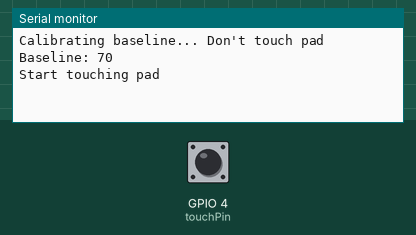
The sketch below on a simulated ESP32. Parts: the last lines printed to the serial monitor. The test bench sets the inputs (shaded band); at power-on: GPIO 4 (touchPin) HIGH.

Above: at 2.6 s.
2.7 s: GPIO 4 (touchPin) pulled LOW for 0.15 s
At 3.8 s:
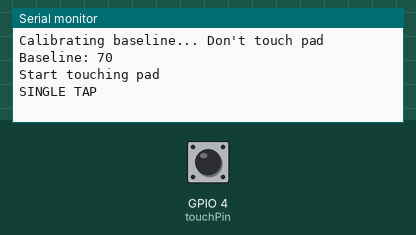
4.7 s: GPIO 4 (touchPin) pulled LOW for 1 s
At 6.2 s:
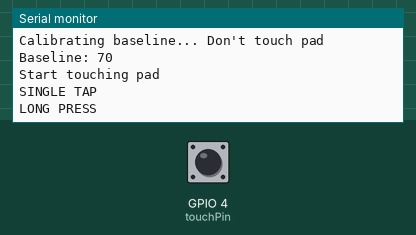
7.2 s: GPIO 4 (touchPin) pulsed LOW 2 times (0.12 s each, 0.3 s apart)
At 9.4 s:
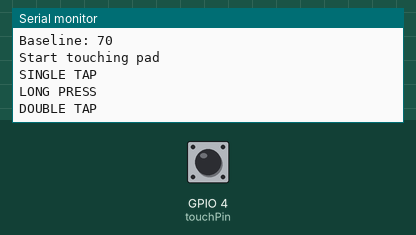

Measured:
- after the input at 2.7 s, the serial monitor: prints a new line after 0.57 s (image 1)
- after the input at 4.7 s, the serial monitor: prints a new line after 1.0 s (image 2)
- after the input at 7.2 s, the serial monitor: prints a new line after 0.82 s (image 3)

The sketch:

Touchscan_detect.ino
```cpp
const int touchPin = 4;  // GPIO 4

int baseline = 0;
const float touchThresholdFactor = 0.85f;
const float releaseThresholdFactor = 0.90f;

unsigned long pressStart = 0;
unsigned long lastTapTime = 0;
bool isPressed = false;
int tapCount = 0;

const unsigned long holdDuration = 1000;        // ms
const unsigned long doubleTapMaxInterval = 400; // ms
const unsigned long debounceDelay = 50;

unsigned long lastChange = 0;
  void setup() {
  Serial.begin(9600);
  delay(1000);
  Serial.println("Calibrating baseline... Don't touch pad");
  baseline = calibrateBaseline(touchPin);
  Serial.print("Baseline: ");
  Serial.println(baseline);
  Serial.println("Start touching pad");
}

int calibrateBaseline(int pin) {
  long sum = 0;
  const int samples = 80;
  for (int i = 0; i < samples; i++) {
    sum += touchRead(pin);
    delay(5);
  }
  int base = sum / samples;
  if (base == 0) base = 1;  // avoid zero baseline
  return base;
}

void loop() {
  int val = touchRead(touchPin);
  int touchThreshold = baseline * touchThresholdFactor;
  int releaseThreshold = baseline * releaseThresholdFactor;
  unsigned long now = millis();

  if (isPressed) {
    if (val > releaseThreshold && (now - lastChange) > debounceDelay) {
      isPressed = false;
      if ((now - pressStart) >= holdDuration) {
        Serial.println("LONG PRESS");
        tapCount = 0;
      } else {
        tapCount++;
        lastTapTime = now;
      }
      lastChange = now;
    }
  } else {
    if (val < touchThreshold && (now - lastChange) > debounceDelay) {
      isPressed = true;
      pressStart = now;
      lastChange = now;
      // Removed "Touch detected" print here
    }

    // OUTPUT tap results after window passes
    if (tapCount > 0 && (now - lastTapTime) > doubleTapMaxInterval) {
      if (tapCount == 1) {
        Serial.println("SINGLE TAP");
      } else if (tapCount >= 2) {
        Serial.println("DOUBLE TAP");
      }
      tapCount = 0;
    }
  }
  delay(20);
}
```
